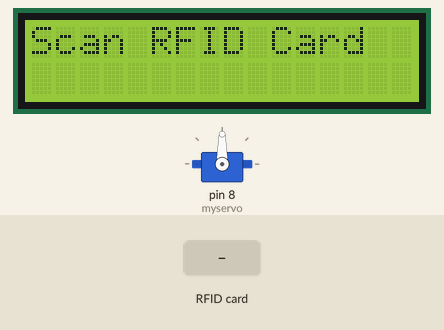
Bench run of a sketch on a simulated Arduino Uno, built with avr-gcc and run on an emulated ATmega328P. On the bench: servo, 16×2 character LCD. The inputs (shaded band) are chosen by the test bench. What the sketch prints to the serial monitor is not drawn.

Above: at 1.3 s.
1.4 s: RFID card 5E 7A 19 C4 held to the reader
At 2.0 s:
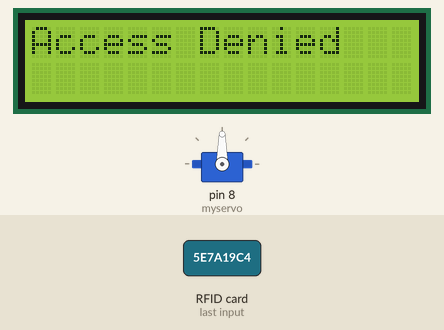
Timing chart, 0 to 4.4 s (numbered marks = the images above; inputs shaded):
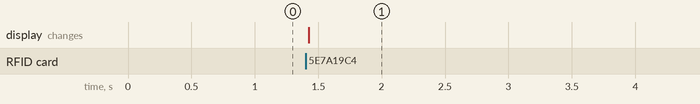

Measured:
- after the input at 1.4 s, the display: changes at once (image 1)

The sketch:

RFID_Lock.ino
```cpp
#include <SPI.h>
#include <Servo.h>
#include <RFID.h>
#include <LiquidCrystal.h>
#define SS_PIN 10
#define RST_PIN 9
RFID rfid(SS_PIN, RST_PIN);
String rfidCard;
Servo myservo;
int pos = 0;
LiquidCrystal lcd(6, 7, 5, 4, 3, 2);

void setup() {
  Serial.begin(9600);
  Serial.println("Starting the RFID Lock...");
  SPI.begin();
  rfid.init();
  myservo.attach(8);
  pinMode(1, LOW);
  lcd.begin(16,2);
  lcd.print("Scan RFID Card");
}
void loop() {
  if (rfid.isCard()) {
    if (rfid.readCardSerial()) {
      rfidCard = String(rfid.serNum[0]) + " " + String(rfid.serNum[1]) + " " + String(rfid.serNum[2]) + " " + String(rfid.serNum[3]);
      if (rfidCard == "9 58 86 89") {
        Serial.println("Correct Card: " + rfidCard);
        lcd.clear();
        lcd.print("Access Granted");
        lcd.setCursor(0, 1);
        lcd.print("Welcome Logan");
        delay(1500);
        for (pos = 0; pos <= 180; pos += 1) {
        myservo.write(pos);
        delay(15);
        }
        delay(5000);
        for (pos = 180; pos >= 0; pos -= 1) {
        myservo.write(pos);
        delay(15);
        }
        delay(1000);
        lcd.clear();
        lcd.print("Scan RFID Card");
      } else {
        Serial.println("Incorrect Card: " + rfidCard);
        lcd.clear();
        lcd.print("Access Denied");
        pinMode(1, HIGH);
        delay(3000);
        pinMode(1, LOW);
        lcd.clear();
        lcd.print("Scan RFID Card");
      }
    }
    rfid.halt();
  }
}
```
